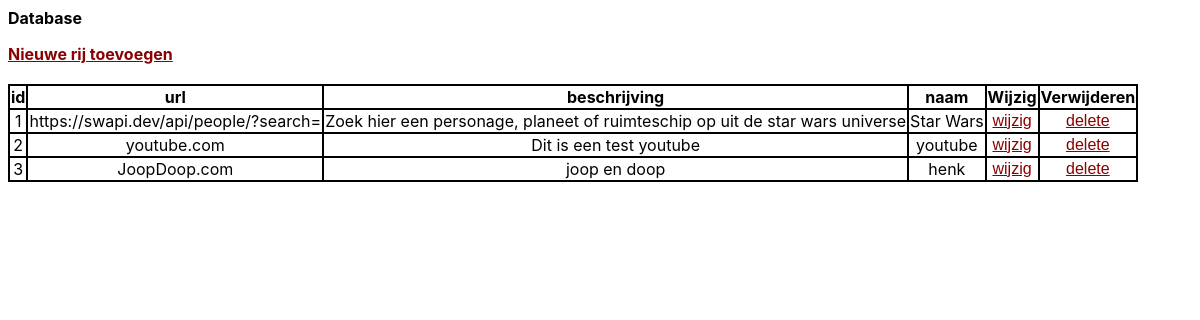
Screenshot of /database.php (signed in) with the database file from the repository.
### tables this page shows
CREATE TABLE `api_url` (
  `id` int(11) NOT NULL,
  `url` varchar(255) NOT NULL,
  `beschrijving` varchar(255) NOT NULL,
  `naam` varchar(255) NOT NULL
);

### functions/crud_functions.php (the view, shortened to what this page needs)
<?php
    function getDatabase(){
        include 'db_connect.php';
        $sql = "SELECT *
              FROM api_url
              GROUP BY id";
        $result = $conn->query($sql);
        echo "<table>";
            echo "<tr>";
            echo  "<th> id </th>";
            echo  "<th> url</th>";
            echo  "<th> beschrijving </th>";
            echo  "<th> naam </th>";
            echo  "<th> Wijzig </th>";
            echo  "<th> Verwijderen </th>";
            echo "</tr>";
            while ($row = $result->fetch())
            {
                echo "<tr>";
                echo "<td>"     .$row['id']. "</td>";
                echo "<td>"     .$row['url']. "</td>";
                echo "<td>"     .$row['beschrijving']."</td>";
                echo "<td>"     .$row['naam']."</td>";
                echo "<td>" .'<a href="./toevoeg_update.php?mode=update&&id='. $row['id'] . '">' . 'wijzig '. "</a>" ."</td>";
                echo "<td>" .'<a href="functions/CRUD_functions.php?mode=delete&&id='. $row['id'] . '">' . 'delete '. "</a>" ."</td>";
                echo "</tr>";
            }
        echo "</table>";
    }
?>

### database.php (shortened to what this page needs)
<DOCTYPE html>
<html lang="nl">
	<head>
	    <link rel="stylesheet" type="text/css" href="css/database.css">
	   	<link rel="stylesheet" href="https://use.fontawesome.com/releases/v5.7.1/css/all.css">
	</head>
	<body>
		<h3>Database</h3>
	  	<a href="toevoeg_update.php?mode=toevoegen"> <strong>Nieuwe rij toevoegen</strong></a>
	  	<br>
	  	<br>
		<?php
	    	include "functions/crud_functions.php";
	    	getDatabase();
		?>
	</body>
</html>

### css/database.css (style rules this page uses)
body { background-color: #fff; font-family: arial, sans-serif; font-size: 16px; font-weight: 400; }
table { border-collapse: collapse; background-color: ; text-align: center; }
table, th, td { border: 2px solid black; color :black ; }
a { color:darkred; font-family: arial, sans-serif; font-size: 16px; font-weight: 400; }
* { box-sizing: border-box; font-family: -apple-system, BlinkMacSystemFont, "segoe ui", roboto, oxygen, ubuntu, cantarell, "fira sans", "droid sans", "helvetica neue", Arial, sans-serif; font-size: 16px; -webkit-font-smoothing: antialiased; -moz-osx-font-smoothing: grayscale; }

### rows the page displays
api_url: id "1", url "https://swapi.dev/api/people/?search=", beschrijving "Zoek hier een personage, planeet of ruimteschip op uit de star wars universe", naam "Star Wars"
api_url: id "2", url "youtube.com", beschrijving "Dit is een test youtube", naam "youtube"
api_url: id "3", url "JoopDoop.com", beschrijving "joop en doop", naam "henk"
